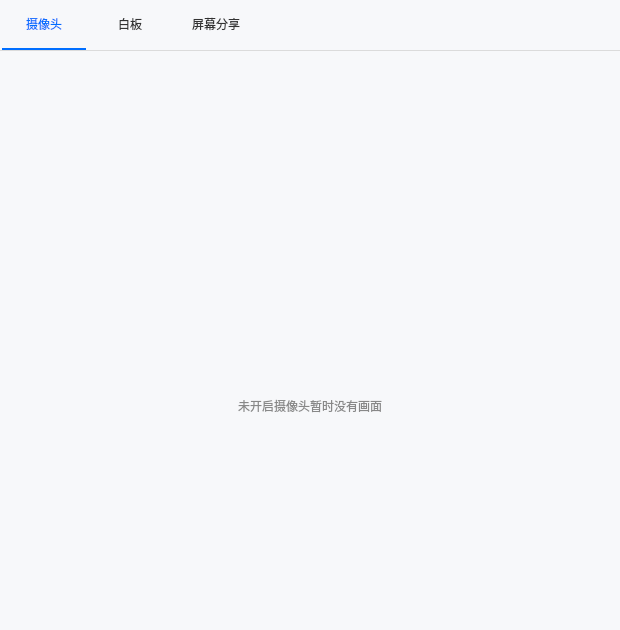
<?xml version="1.0" encoding="UTF-8"?>
<ui version="4.0">
 <class>MainPanel</class>
 <widget class="QWidget" name="MainPanel">
  <property name="geometry">
   <rect>
    <x>0</x>
    <y>0</y>
    <width>620</width>
    <height>630</height>
   </rect>
  </property>
  <property name="windowTitle">
   <string>MainPanel</string>
  </property>
  <property name="styleSheet">
   <string notr="true">#MainPanel{ background-color:rgb(247,248,250);}</string>
  </property>
  <layout class="QVBoxLayout" name="verticalLayout">
   <property name="spacing">
    <number>0</number>
   </property>
   <property name="leftMargin">
    <number>0</number>
   </property>
   <property name="topMargin">
    <number>0</number>
   </property>
   <property name="rightMargin">
    <number>0</number>
   </property>
   <property name="bottomMargin">
    <number>0</number>
   </property>
   <item>
    <widget class="QTabWidget" name="tabWidget">
     <property name="minimumSize">
      <size>
       <width>620</width>
       <height>590</height>
      </size>
     </property>
     <property name="maximumSize">
      <size>
       <width>16777215</width>
       <height>16777215</height>
      </size>
     </property>
     <property name="styleSheet">
      <string notr="true">#tabWidget{
	background-color: rgb(247,248,250);
} 

QTabWidget::right-corner {
    height: 30px;
    bottom: 10px;
	margin-left: 3px;
	margin-right: 3px;
}

QTabWidget::pane { /* The tab widget frame */
	
	top: 0px;
	border-top: 1px solid #dbdbdb;
	margin-left: 0px;
	margin-right: 0px;
	margin-bottom:0px;
}
/* Style the tab using the tab sub-control. Note that
    it reads QTabBar _not_ QTabWidget */
QTabBar::tab {
	padding-top: 0px;
	margin-left: 2px;
    padding-left:0px;
	padding-right:0px;
	padding-bottom:0px;
	height:48px;
	width: 84px;
}

QTabBar::tab:selected {
	font: bold 12pt &quot;Microsoft YaHei&quot;;
	color: #006eff;
    background: rgb(247,248,250);;
	border-bottom: 2px solid #006eff;
}

QTabBar::tab:!selected {
	font: 12pt &quot;Microsoft YaHei&quot;;
	color: #333333;
    background: rgb(247,248,250);;
}
</string>
     </property>
     <property name="currentIndex">
      <number>0</number>
     </property>
     <widget class="QWidget" name="tab_camera">
      <attribute name="title">
       <string>摄像头</string>
      </attribute>
      <layout class="QHBoxLayout" name="horizontalLayout_7">
       <property name="spacing">
        <number>0</number>
       </property>
       <property name="leftMargin">
        <number>0</number>
       </property>
       <property name="topMargin">
        <number>15</number>
       </property>
       <property name="rightMargin">
        <number>0</number>
       </property>
       <property name="bottomMargin">
        <number>15</number>
       </property>
       <item>
        <widget class="QWidget" name="widget_camera" native="true">
         <property name="minimumSize">
          <size>
           <width>620</width>
           <height>540</height>
          </size>
         </property>
         <layout class="QVBoxLayout" name="verticalLayout_2">
          <property name="spacing">
           <number>0</number>
          </property>
          <property name="leftMargin">
           <number>0</number>
          </property>
          <property name="topMargin">
           <number>0</number>
          </property>
          <property name="rightMargin">
           <number>0</number>
          </property>
          <property name="bottomMargin">
           <number>0</number>
          </property>
          <item>
           <layout class="QGridLayout" name="gridLayout" rowstretch="3,11">
            <property name="verticalSpacing">
             <number>0</number>
            </property>
            <item row="1" column="0">
             <widget class="GDIWidget" name="dis_main" native="true">
              <property name="minimumSize">
               <size>
                <width>620</width>
                <height>390</height>
               </size>
              </property>
              <property name="focusPolicy">
               <enum>Qt::StrongFocus</enum>
              </property>
              <widget class="QLabel" name="label_mute_main">
               <property name="geometry">
                <rect>
                 <x>750</x>
                 <y>0</y>
                 <width>30</width>
                 <height>30</height>
                </rect>
               </property>
               <property name="minimumSize">
                <size>
                 <width>30</width>
                 <height>30</height>
                </size>
               </property>
               <property name="maximumSize">
                <size>
                 <width>30</width>
                 <height>30</height>
                </size>
               </property>
               <property name="styleSheet">
                <string notr="true">background-image: url(:/RoomService/mute.png);
background-repeat: no-repeat;
background-position: center;</string>
               </property>
               <property name="text">
                <string/>
               </property>
              </widget>
              <widget class="QWidget" name="widget_camera_tip" native="true">
               <property name="geometry">
                <rect>
                 <x>0</x>
                 <y>0</y>
                 <width>620</width>
                 <height>390</height>
                </rect>
               </property>
               <property name="styleSheet">
                <string notr="true">#widget_camera_tip
{
	background-color: rgb(247,248,250);;
}</string>
               </property>
               <layout class="QHBoxLayout" name="horizontalLayout">
                <property name="spacing">
                 <number>0</number>
                </property>
                <property name="leftMargin">
                 <number>0</number>
                </property>
                <property name="topMargin">
                 <number>0</number>
                </property>
                <property name="rightMargin">
                 <number>0</number>
                </property>
                <property name="bottomMargin">
                 <number>0</number>
                </property>
                <item>
                 <layout class="QVBoxLayout" name="verticalLayout_11">
                  <item>
                   <spacer name="verticalSpacer_3">
                    <property name="orientation">
                     <enum>Qt::Vertical</enum>
                    </property>
                    <property name="sizeHint" stdset="0">
                     <size>
                      <width>20</width>
                      <height>40</height>
                     </size>
                    </property>
                   </spacer>
                  </item>
                  <item>
                   <layout class="QHBoxLayout" name="horizontalLayout_10">
                    <item>
                     <spacer name="horizontalSpacer">
                      <property name="orientation">
                       <enum>Qt::Horizontal</enum>
                      </property>
                      <property name="sizeHint" stdset="0">
                       <size>
                        <width>40</width>
                        <height>20</height>
                       </size>
                      </property>
                     </spacer>
                    </item>
                    <item>
                     <layout class="QVBoxLayout" name="verticalLayout_10">
                      <property name="spacing">
                       <number>10</number>
                      </property>
                      <item>
                       <layout class="QHBoxLayout" name="horizontalLayout_11">
                        <item>
                         <widget class="QLabel" name="label">
                          <property name="minimumSize">
                           <size>
                            <width>40</width>
                            <height>40</height>
                           </size>
                          </property>
                          <property name="maximumSize">
                           <size>
                            <width>40</width>
                            <height>40</height>
                           </size>
                          </property>
                          <property name="styleSheet">
                           <string notr="true">background-image: url(:/RoomService/cameraOff.png);
background-repeat: no-repeat;
background-position: center;
border-width: 0px;</string>
                          </property>
                          <property name="text">
                           <string/>
                          </property>
                         </widget>
                        </item>
                       </layout>
                      </item>
                      <item>
                       <widget class="QLabel" name="label_tip">
                        <property name="styleSheet">
                         <string notr="true">color: rgb(136,136,136);
border-width: 0px;
font: 9pt &quot;微软雅黑&quot;;</string>
                        </property>
                        <property name="text">
                         <string>未开启摄像头暂时没有画面</string>
                        </property>
                       </widget>
                      </item>
                     </layout>
                    </item>
                    <item>
                     <spacer name="horizontalSpacer_2">
                      <property name="orientation">
                       <enum>Qt::Horizontal</enum>
                      </property>
                      <property name="sizeHint" stdset="0">
                       <size>
                        <width>40</width>
                        <height>20</height>
                       </size>
                      </property>
                     </spacer>
                    </item>
                   </layout>
                  </item>
                  <item>
                   <spacer name="verticalSpacer_4">
                    <property name="orientation">
                     <enum>Qt::Vertical</enum>
                    </property>
                    <property name="sizeHint" stdset="0">
                     <size>
                      <width>20</width>
                      <height>40</height>
                     </size>
                    </property>
                   </spacer>
                  </item>
                 </layout>
                </item>
               </layout>
              </widget>
              <widget class="QWidget" name="widget_local" native="true">
               <property name="geometry">
                <rect>
                 <x>470</x>
                 <y>240</y>
                 <width>150</width>
                 <height>0</height>
                </rect>
               </property>
               <widget class="QLabel" name="label_bg">
                <property name="geometry">
                 <rect>
                  <x>0</x>
                  <y>0</y>
                  <width>150</width>
                  <height>150</height>
                 </rect>
                </property>
                <property name="minimumSize">
                 <size>
                  <width>150</width>
                  <height>150</height>
                 </size>
                </property>
                <property name="maximumSize">
                 <size>
                  <width>150</width>
                  <height>150</height>
                 </size>
                </property>
                <property name="styleSheet">
                 <string notr="true"/>
                </property>
                <property name="text">
                 <string/>
                </property>
                <property name="pixmap">
                 <pixmap resource="../Resources/RoomService/RoomService.qrc">:/RoomService/cameraOffBG.png</pixmap>
                </property>
                <property name="scaledContents">
                 <bool>true</bool>
                </property>
               </widget>
               <widget class="QLabel" name="label_mute">
                <property name="geometry">
                 <rect>
                  <x>120</x>
                  <y>0</y>
                  <width>30</width>
                  <height>30</height>
                 </rect>
                </property>
                <property name="minimumSize">
                 <size>
                  <width>30</width>
                  <height>30</height>
                 </size>
                </property>
                <property name="maximumSize">
                 <size>
                  <width>30</width>
                  <height>30</height>
                 </size>
                </property>
                <property name="styleSheet">
                 <string notr="true">background-image: url(:/RoomService/mute.png);
background-repeat: no-repeat;
background-position: center;</string>
                </property>
                <property name="text">
                 <string/>
                </property>
               </widget>
               <widget class="QWidget" name="widget_wnd_local" native="true">
                <property name="geometry">
                 <rect>
                  <x>0</x>
                  <y>0</y>
                  <width>150</width>
                  <height>150</height>
                 </rect>
                </property>
               </widget>
              </widget>
              <widget class="QWidget" name="widget_wnd" native="true">
               <property name="geometry">
                <rect>
                 <x>0</x>
                 <y>0</y>
                 <width>620</width>
                 <height>390</height>
                </rect>
               </property>
              </widget>
              <zorder>widget_wnd</zorder>
              <zorder>widget_camera_tip</zorder>
              <zorder>label_mute_main</zorder>
              <zorder>widget_local</zorder>
             </widget>
            </item>
            <item row="0" column="0">
             <widget class="QWidget" name="widget_camera1" native="true">
              <property name="minimumSize">
               <size>
                <width>620</width>
                <height>120</height>
               </size>
              </property>
              <property name="maximumSize">
               <size>
                <width>16777215</width>
                <height>16777215</height>
               </size>
              </property>
              <property name="styleSheet">
               <string notr="true">border: 0px solid #C4C4C4;
	background-color: rgb(247,248,250);</string>
              </property>
              <layout class="QHBoxLayout" name="horizontalLayout_3">
               <property name="spacing">
                <number>0</number>
               </property>
               <property name="leftMargin">
                <number>0</number>
               </property>
               <property name="topMargin">
                <number>0</number>
               </property>
               <property name="rightMargin">
                <number>0</number>
               </property>
               <property name="bottomMargin">
                <number>0</number>
               </property>
               <item>
                <layout class="QHBoxLayout" name="hLayout_camera">
                 <property name="spacing">
                  <number>15</number>
                 </property>
                </layout>
               </item>
              </layout>
             </widget>
            </item>
           </layout>
          </item>
         </layout>
        </widget>
       </item>
      </layout>
     </widget>
     <widget class="QWidget" name="tab_board">
      <attribute name="title">
       <string>白板</string>
      </attribute>
      <layout class="QHBoxLayout" name="horizontalLayout_8">
       <property name="spacing">
        <number>0</number>
       </property>
       <property name="leftMargin">
        <number>0</number>
       </property>
       <property name="topMargin">
        <number>15</number>
       </property>
       <property name="rightMargin">
        <number>0</number>
       </property>
       <property name="bottomMargin">
        <number>15</number>
       </property>
       <item>
        <widget class="QWidget" name="widget_content" native="true">
         <property name="minimumSize">
          <size>
           <width>620</width>
           <height>540</height>
          </size>
         </property>
         <property name="maximumSize">
          <size>
           <width>16777215</width>
           <height>16777215</height>
          </size>
         </property>
         <layout class="QGridLayout" name="gridLayout_2" rowstretch="3,11">
          <property name="leftMargin">
           <number>0</number>
          </property>
          <property name="topMargin">
           <number>0</number>
          </property>
          <property name="rightMargin">
           <number>0</number>
          </property>
          <property name="bottomMargin">
           <number>0</number>
          </property>
          <property name="verticalSpacing">
           <number>0</number>
          </property>
          <item row="0" column="0">
           <widget class="QWidget" name="widget_camera2" native="true">
            <property name="minimumSize">
             <size>
              <width>620</width>
              <height>120</height>
             </size>
            </property>
            <property name="maximumSize">
             <size>
              <width>16777215</width>
              <height>16777215</height>
             </size>
            </property>
            <property name="styleSheet">
             <string notr="true">border: 0px solid #C4C4C4;
	background-color: rgb(247,248,250);</string>
            </property>
            <layout class="QHBoxLayout" name="horizontalLayout_5">
             <property name="spacing">
              <number>0</number>
             </property>
             <property name="leftMargin">
              <number>0</number>
             </property>
             <property name="topMargin">
              <number>0</number>
             </property>
             <property name="rightMargin">
              <number>0</number>
             </property>
             <property name="bottomMargin">
              <number>0</number>
             </property>
             <item>
              <layout class="QHBoxLayout" name="hLayout_board">
               <property name="spacing">
                <number>15</number>
               </property>
              </layout>
             </item>
            </layout>
           </widget>
          </item>
          <item row="1" column="0">
           <widget class="QWidget" name="widget_board" native="true">
            <property name="minimumSize">
             <size>
              <width>620</width>
              <height>390</height>
             </size>
            </property>
            <property name="maximumSize">
             <size>
              <width>16777215</width>
              <height>16777215</height>
             </size>
            </property>
           </widget>
          </item>
         </layout>
        </widget>
       </item>
      </layout>
     </widget>
     <widget class="QWidget" name="tab_screen">
      <attribute name="title">
       <string>屏幕分享</string>
      </attribute>
      <layout class="QHBoxLayout" name="horizontalLayout_6">
       <property name="spacing">
        <number>0</number>
       </property>
       <property name="leftMargin">
        <number>0</number>
       </property>
       <property name="topMargin">
        <number>15</number>
       </property>
       <property name="rightMargin">
        <number>0</number>
       </property>
       <property name="bottomMargin">
        <number>15</number>
       </property>
       <item>
        <widget class="QStackedWidget" name="stacked_screen">
         <property name="styleSheet">
          <string notr="true">	background-color: rgb(247,248,250);</string>
         </property>
         <property name="currentIndex">
          <number>0</number>
         </property>
         <widget class="QWidget" name="page_screen_options">
          <property name="styleSheet">
           <string notr="true">#page_screen_options{
	background-color: rgb(247,248,250);
}</string>
          </property>
          <layout class="QHBoxLayout" name="horizontalLayout_2">
           <item>
            <spacer name="horizontalSpacer_3">
             <property name="orientation">
              <enum>Qt::Horizontal</enum>
             </property>
             <property name="sizeHint" stdset="0">
              <size>
               <width>486</width>
               <height>20</height>
              </size>
             </property>
            </spacer>
           </item>
           <item>
            <layout class="QVBoxLayout" name="verticalLayout_4">
             <property name="spacing">
              <number>10</number>
             </property>
             <item>
              <spacer name="verticalSpacer">
               <property name="orientation">
                <enum>Qt::Vertical</enum>
               </property>
               <property name="sizeHint" stdset="0">
                <size>
                 <width>20</width>
                 <height>40</height>
                </size>
               </property>
              </spacer>
             </item>
             <item>
              <widget class="QPushButton" name="btn_area_share">
               <property name="minimumSize">
                <size>
                 <width>160</width>
                 <height>30</height>
                </size>
               </property>
               <property name="maximumSize">
                <size>
                 <width>160</width>
                 <height>30</height>
                </size>
               </property>
               <property name="styleSheet">
                <string notr="true">QPushButton {
	border: 1px solid #dddddd;
	background:  #ffffff;
	color: #000000;
	font: 9pt &quot;Microsoft YaHei&quot;;
}

QPushButton:hover {
	border: 1px solid #d2d2d2;
	background:  #f2f2f2;
}

QPushButton:pressed {
	border: 1px solid #d2d2d2;
	background:  #e5e5e5;
}

QPushButton:disable {
	border: 1px solid #d5d5d5;
	color: #bbbbbb;
	background:  #f2f2f2;
}</string>
               </property>
               <property name="text">
                <string>应用分享</string>
               </property>
              </widget>
             </item>
             <item>
              <widget class="QPushButton" name="btn_full_share">
               <property name="minimumSize">
                <size>
                 <width>160</width>
                 <height>30</height>
                </size>
               </property>
               <property name="maximumSize">
                <size>
                 <width>160</width>
                 <height>30</height>
                </size>
               </property>
               <property name="styleSheet">
                <string notr="true">QPushButton {
	border: none;
	background:  #006eff;
	color: #ffffff;
	font: 9pt &quot;Microsoft YaHei&quot;;
}

QPushButton:hover {
	background:  #0068f2;
}

QPushButton:pressed {
	background:  #0062e5;
}

QPushButton:disable {
	border: 1px solid #d5d5d5;
	color: #bbbbbb;
	background:  #f2f2f2;
}</string>
               </property>
               <property name="text">
                <string>全屏分享</string>
               </property>
              </widget>
             </item>
             <item>
              <spacer name="verticalSpacer_2">
               <property name="orientation">
                <enum>Qt::Vertical</enum>
               </property>
               <property name="sizeHint" stdset="0">
                <size>
                 <width>20</width>
                 <height>40</height>
                </size>
               </property>
              </spacer>
             </item>
            </layout>
           </item>
           <item>
            <spacer name="horizontalSpacer_4">
             <property name="orientation">
              <enum>Qt::Horizontal</enum>
             </property>
             <property name="sizeHint" stdset="0">
              <size>
               <width>486</width>
               <height>20</height>
              </size>
             </property>
            </spacer>
           </item>
          </layout>
         </widget>
         <widget class="QWidget" name="page_screen_content">
          <property name="styleSheet">
           <string notr="true">#page_screen_content{
	background-color: rgb(247,248,250);
}</string>
          </property>
          <widget class="QWidget" name="widget_screen_share" native="true">
           <property name="geometry">
            <rect>
             <x>0</x>
             <y>0</y>
             <width>300</width>
             <height>168</height>
            </rect>
           </property>
          </widget>
         </widget>
        </widget>
       </item>
      </layout>
     </widget>
    </widget>
   </item>
  </layout>
 </widget>
 <layoutdefault spacing="6" margin="11"/>
 <customwidgets>
  <customwidget>
   <class>GDIWidget</class>
   <extends>QWidget</extends>
   <header location="global">GDIWidget.h</header>
   <container>1</container>
  </customwidget>
 </customwidgets>
 <resources>
  <include location="../Resources/RoomService/RoomService.qrc"/>
 </resources>
 <connections/>
</ui>
